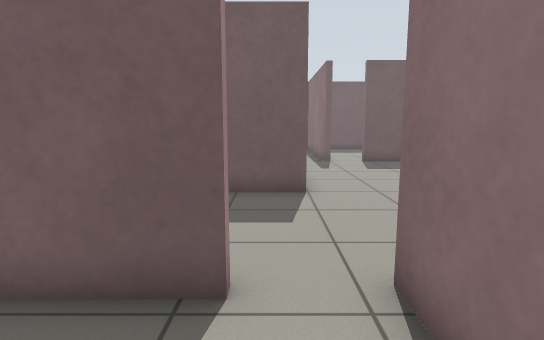
view 1 (above)

17 first-person views from a walk through a Gazebo world. The camera is 0.94 m above the floor, tilts 8° down and sees 80° across. The floor is counted in squares, 0.5 m on a side. Each view is taken from the middle of a square. On the plan, view 1 faces up. The plan holds only what a view shows up to about 17 squares ahead; the rest is blank.

view 2
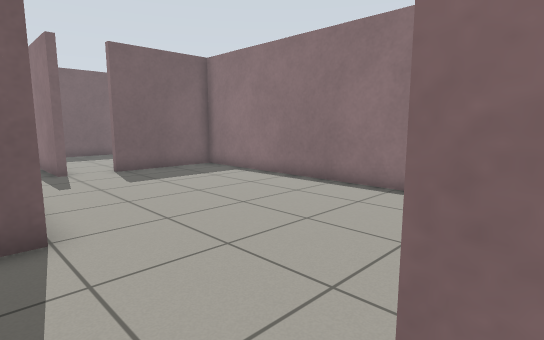

view 3
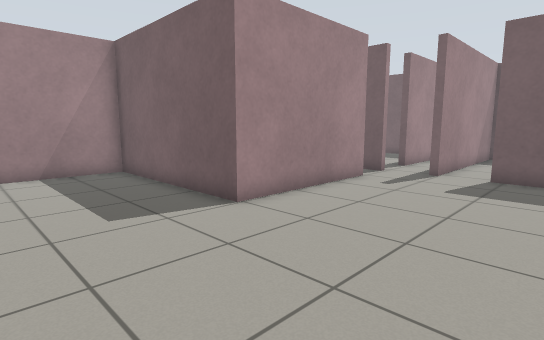

view 4
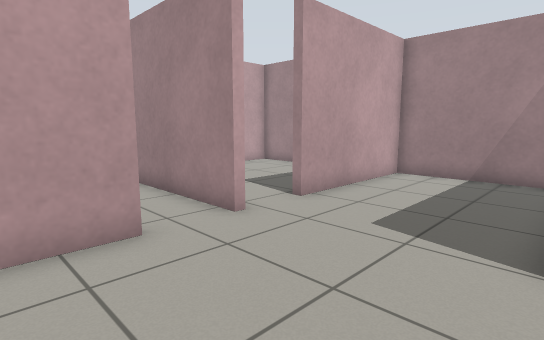

view 5
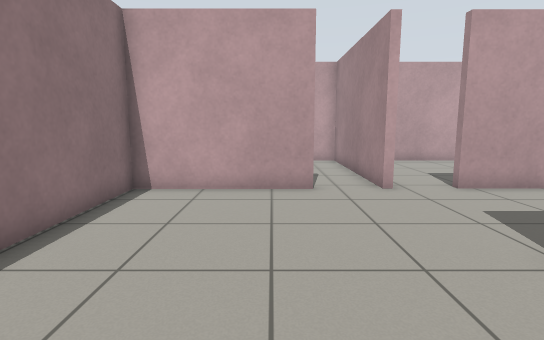

view 6
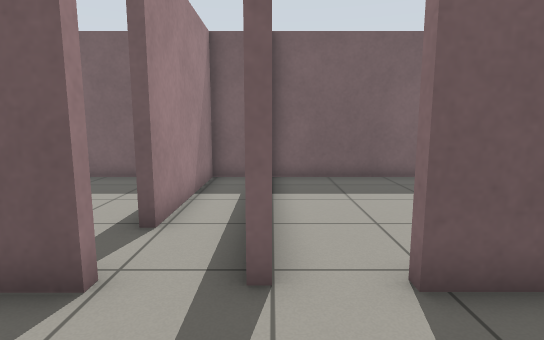

view 7
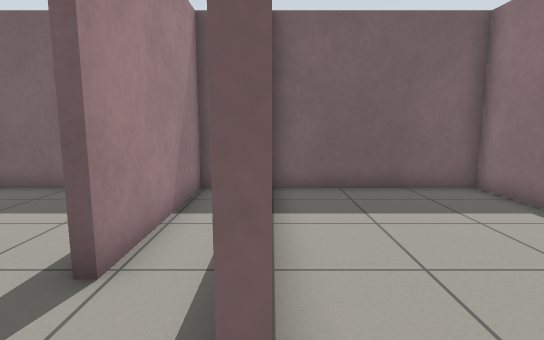

view 8
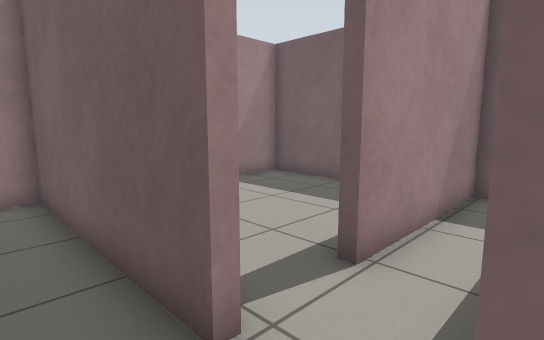

view 9
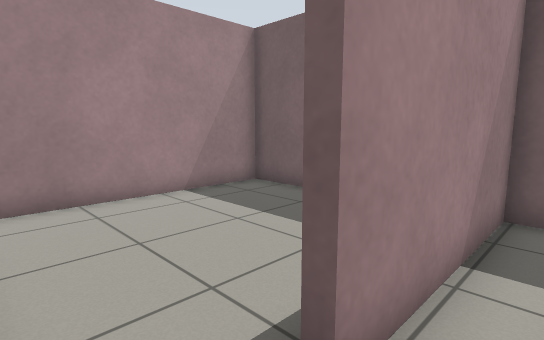

view 10
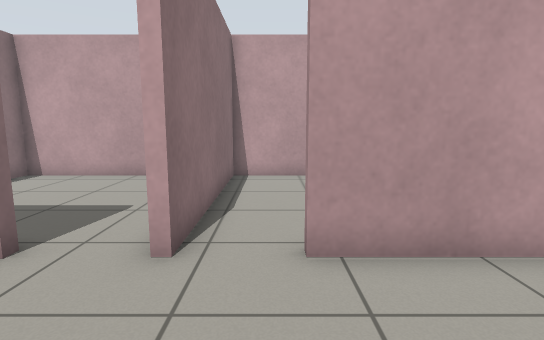

view 11
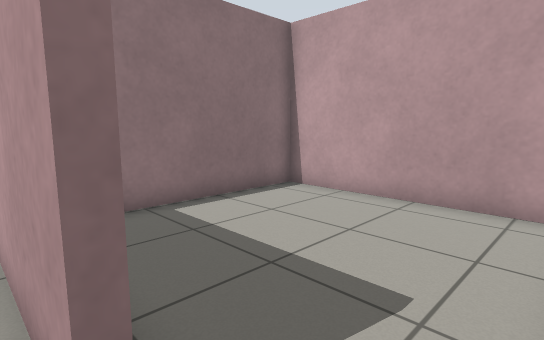

view 12
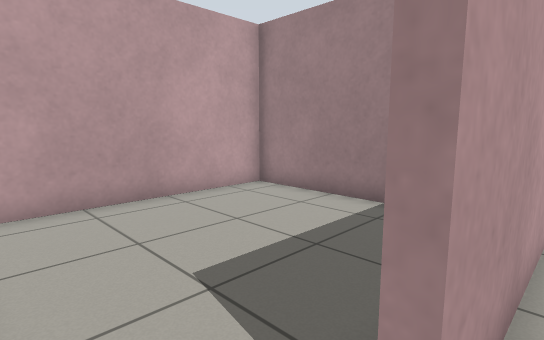

view 13
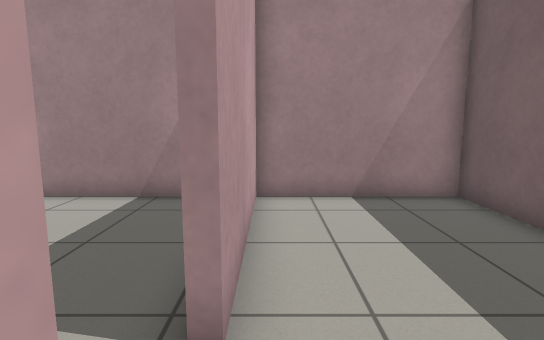

view 14
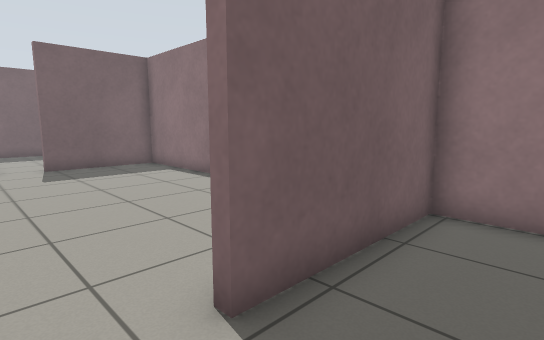

view 15
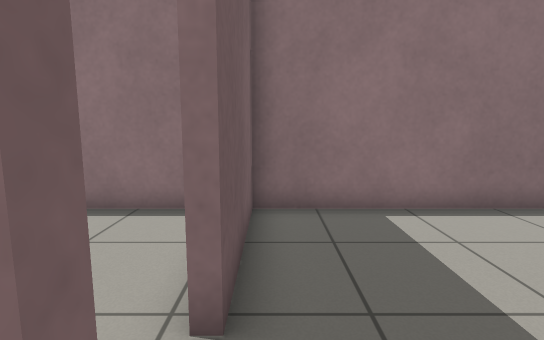

view 16
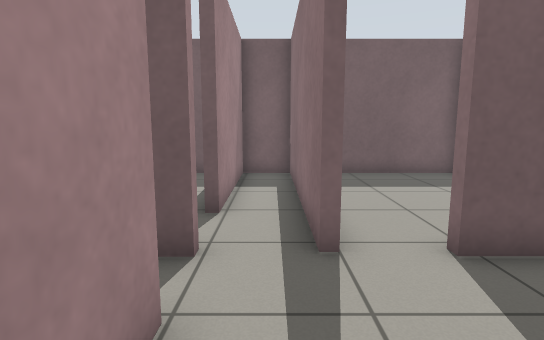

view 17
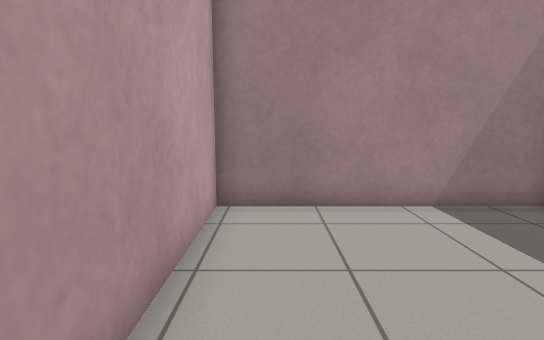

### Floor plan
Ten units are one square. View 1 is at (0, 0); x grows to the right and y downward. Boxes are objects, and circles mark ways between rooms. Rooms are numbered by the first view taken in them; rooms with no view inside come last. Other rooms are left out.
<svg viewBox="-68 -250 164 294">
<path fill="none" stroke="#000" d="M-63 -17 -63 39 14 39 14 -26M-4 -33 -30 -33M9 -89 -63 -89 -63 -36 -4 -36M14 -26 14 -36M9 -149 9 -89M30 -164 27 -164M38 -33 38 -36 91 -36 91 -164 46 -164M27 -164 27 -245 9 -245 9 -187M17 -36 17 39 91 39 91 -33 38 -33M9 -187 5 -187M-6 -245 -63 -245 -63 -167 -4 -167M91 -220 91 -245 30 -245 30 -164M91 -179 91 -202"/>
<circle cx="0" cy="-30" r="3" fill="#2a7"/>
<circle cx="10" cy="-60" r="3" fill="#2a7"/>
<circle cx="20" cy="-160" r="3" fill="#2a7"/>
<circle cx="25" cy="-30" r="3" fill="#2a7"/>
<circle cx="40" cy="-160" r="3" fill="#2a7"/>
<circle cx="10" cy="-175" r="3" fill="#2a7"/>
<text x="-30" y="0">1</text>
<text x="-20" y="-60">2</text>
<text x="50" y="-100">3</text>
<text x="20" y="-200">4</text>
<text x="50" y="0">5</text>
<text x="-30" y="-200">6</text>
<text x="60" y="-210">7</text>
</svg>
Room 1 opens to room 2. Room 2 opens to room 3. Room 3 opens to room 4. Room 3 opens to room 5. Room 3 opens to room 7. Room 4 opens to room 6.

Where each view was taken, in squares from view 1:
view 1: 0 up, 0 right, facing up
view 2: 3 up, 0 right, facing up-right
view 3: 4 up, 7 right, facing up-left
view 4: 9 up, 6 right, facing down-left
view 5: 13 up, 5 right, facing down
view 6: 13 up, 3 right, facing up
view 7: 15 up, 3 right, facing up
view 8: 15 up, 3 right, facing up-left
view 9: 17 up, 2 right, facing up-left
view 10: 8 up, 0 right, facing down
view 11: 4 up, 2 right, facing down-right
view 12: 4 up, 1 right, facing down-left
view 13: 4 up, 2 right, facing left
view 14: 1 up, 2 right, facing up-right
view 15: 16 up, 2 right, facing right
view 16: 12 up, 2 right, facing up
view 17: 18 up, 1 right, facing left
